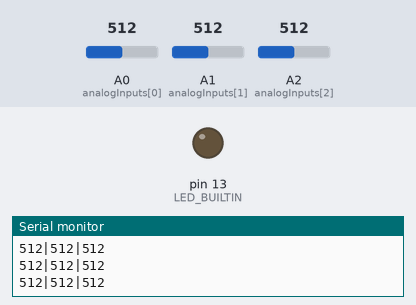
Simulated run of this sketch. Board: Arduino Uno, built with avr-gcc and run on an emulated ATmega328P. Shown: output pins drawn as LEDs (lit = HIGH), the last lines printed to the serial monitor. The inputs (shaded band) are chosen by the test bench; at power-on: A0 (analogInputs[0]) = 512, A1 (analogInputs[1]) = 512, A2 (analogInputs[2]) = 512.

Above: at 1.2 s.
1.3 s: A0 (analogInputs[0]) set to 0
At 2.2 s:
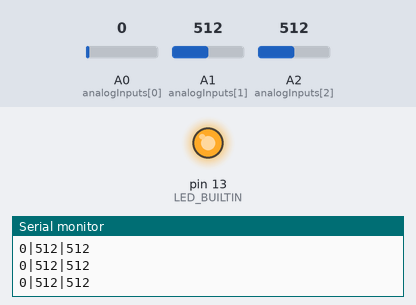
2.8 s: A1 (analogInputs[1]) set to 991
4.3 s: A1 (analogInputs[1]) set to 1008
7.3 s: A0 (analogInputs[0]) set to 122
At 7.8 s:
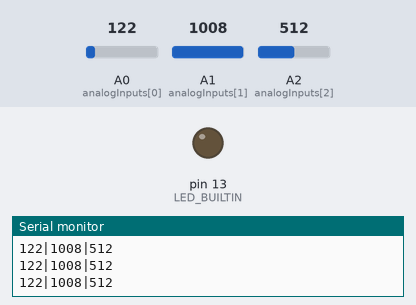
Timing chart, 0 to 9.8 s (numbered marks = the images above; inputs shaded):
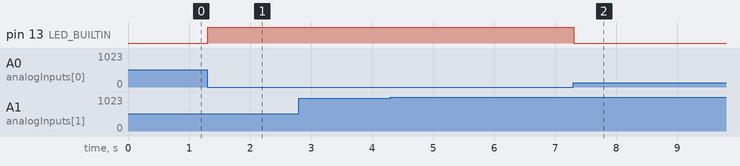

The sketch:

deej-5-sliders-custom.ino
```cpp
const int NUM_SLIDERS = 3;
const int analogInputs[NUM_SLIDERS] = {A0, A1, A2};//, A3, A4};
const int digitalInputs[NUM_SLIDERS] = {-1,-1,-1};
const int ledPin[NUM_SLIDERS] = {LED_BUILTIN,-1,-1};
bool areMutedStates[NUM_SLIDERS] = {false, false, false};

int analogSliderValues[NUM_SLIDERS];
bool state;

void setup() {
  for (int i = 0; i < NUM_SLIDERS; i++) {
    pinMode(analogInputs[i], INPUT);
  }
// button pins
for(int i = 0; i < NUM_SLIDERS; i++){
  if(digitalInputs[i] != -1){
  pinMode(digitalInputs[i], INPUT_PULLUP);
  }
}
// led pins
for(int i = 0; i < NUM_SLIDERS; i++){
  if(ledPin[i] != -1){
    pinMode(ledPin[i], OUTPUT);
  }
}

  Serial.begin(9600);
}

void loop() {
  initialiseMuteButtonAndLEDPins();
  updateSliderValues();
  sendSliderValues(); // Actually send data (all the time)
  // printSliderValues(); // For debug
  delay(10);
}

void checkMuteLEDS(String volumeValue, int ledIndex){
  if(ledPin[ledIndex] != -1){
     if(volumeValue == "0"){
      digitalWrite(ledPin[ledIndex], HIGH);
     } else{
      digitalWrite(ledPin[ledIndex], LOW);
     }
  }
}

void initialiseMuteButtonAndLEDPins(){
   for(int i = 0; i < NUM_SLIDERS; i++){
      if(digitalInputs[i] != -1){
        checkMutedChannels(digitalInputs[i],i);
      }
    }
}

void checkMutedChannels(int pinNumber,int pinIndex){
 if(digitalRead(pinNumber)==LOW){
    areMutedStates[pinIndex] = !areMutedStates[pinIndex];
      while(digitalRead(pinNumber)==LOW){
      }
    }
}

void updateSliderValues() {
  for (int i = 0; i < NUM_SLIDERS; i++) {
     analogSliderValues[i] = analogRead(analogInputs[i]);
  }
}

void sendSliderValues() {
  String builtString = String("");

  for (int i = 0; i < NUM_SLIDERS; i++) {
    String resultString = areMutedStates[i] ? "0" : String((int)analogSliderValues[i]);
    checkMuteLEDS(resultString,i);
    builtString += resultString;

    if (i < NUM_SLIDERS - 1) {
      builtString += String("|");
    }
  }

  Serial.println(builtString);
}

void printSliderValues() {
  for (int i = 0; i < NUM_SLIDERS; i++) {
    String printedString = String("Slider #") + String(i + 1) + String(": ") + String(analogSliderValues[i]) + String(" mV");
    Serial.write(printedString.c_str());

    if (i < NUM_SLIDERS - 1) {
      Serial.write(" | ");
    } else {
      Serial.write("\n");
    }
  }
}
```

Measured:
- after the input at 1.3 s, pin 13 (LED_BUILTIN): LOW → HIGH at once
- after the input at 7.3 s, pin 13 (LED_BUILTIN): HIGH → LOW at once
